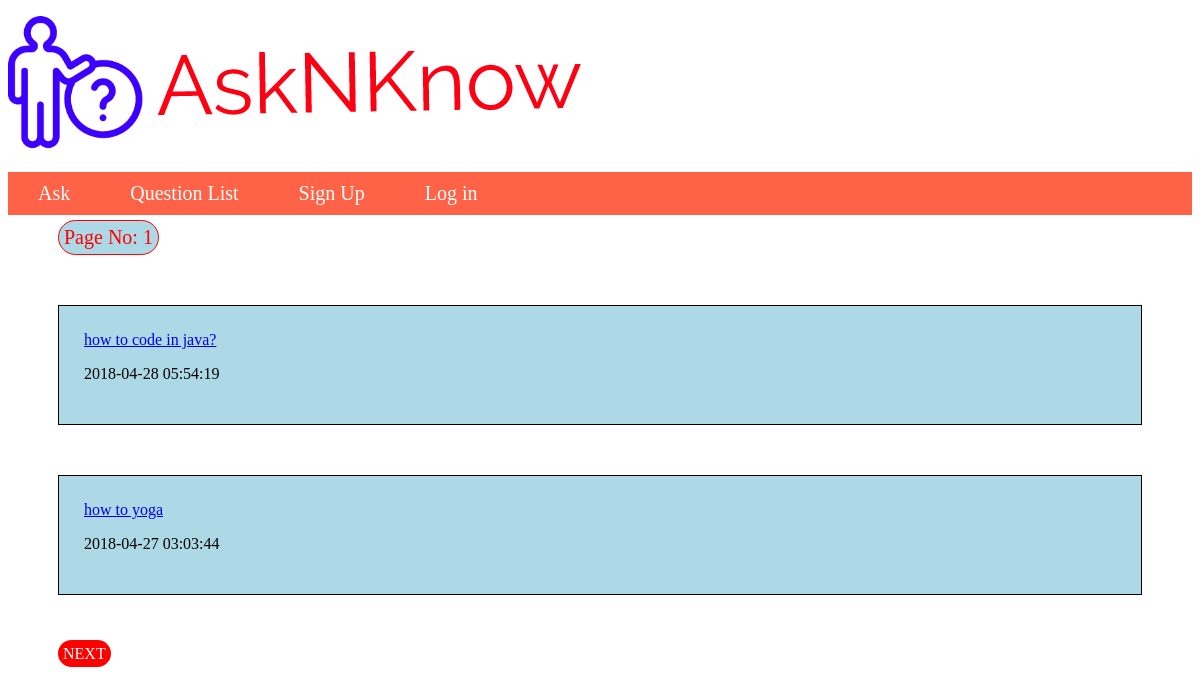
The app's page /questionList.php with its own data.
### tables this page shows
CREATE TABLE `question` (
  `id` int(20) NOT NULL,
  `title` varchar(1000) NOT NULL,
  `question` varchar(5000) NOT NULL,
  `category` varchar(100) NOT NULL,
  `user_id` int(20) NOT NULL,
  `time` timestamp NOT NULL DEFAULT CURRENT_TIMESTAMP ON UPDATE CURRENT_TIMESTAMP,
  `upvote` int(50) NOT NULL,
  `downvote` int(50) NOT NULL
);

### questionList.php (the view, shortened to what this page needs)
<?php
	include("header.php");
?>
<!DOCTYPE html>
<html>
<head>
</head>
<body>
	<?php
		$conn=connect();
		$sql="select count(id) from question";
		$result=mysqli_query($conn,$sql);
		$row=mysqli_fetch_row($result);
		$total_row=$row[0];
		$row_per_page=2;
		$total_page=ceil($total_row/$row_per_page);
		if(isset($_REQUEST['current_page']) && is_numeric($_REQUEST['current_page']) ){
			$current_page=$_REQUEST['current_page'];
		}
		else $current_page=1;
		$offset=($current_page-1)*$row_per_page;
		$sql="select * from question order by time DESC limit $offset,$row_per_page";
		$result=mysqli_query($conn,$sql);
		echo "<div class='question'>";
		echo "<div id='current_page'>Page No: $current_page</div>";
		if(mysqli_num_rows($result)>0){
			while($row=mysqli_fetch_assoc($result)){
				echo "<div class='question_view'>";
				echo "<a href='answer.php?question_id=$row[id]'>$row[title]</a><br>";
				echo "<p>$row[time]</p>";
				echo "</div>";
			}
		}
		echo "<div id='page_box'>";
		if($current_page!=$total_page){
			$next_page=$current_page+1;
			echo "<a id='next_tag' href='$_SERVER[PHP_SELF]?current_page=$next_page'>NEXT</a>";
		}
		echo "</div>";
		echo "</div>";
	?>
</body>
</html>

### questionList.php (style rules this page uses)
.question_view { background-color: lightblue; border: 1px solid black; margin:50px; padding: 25px; }
#current_page { font-size: 20px; color:red; margin-left:50px; margin-top: 5px; background-color: lightblue; display: inline-block; padding: 5px; border-radius: 50px; border:1px solid red; }
#next_tag { background-color: red; text-decoration: none; color: white; border-radius: 50px; padding: 5px; }
#page_box { margin-left: 50px; }

### records on screen
question: title "how to code in java?", time "2018-04-28 05:54:19"
question: title "how to yoga", time "2018-04-27 03:03:44"

### other values on screen
$current_page "1"
